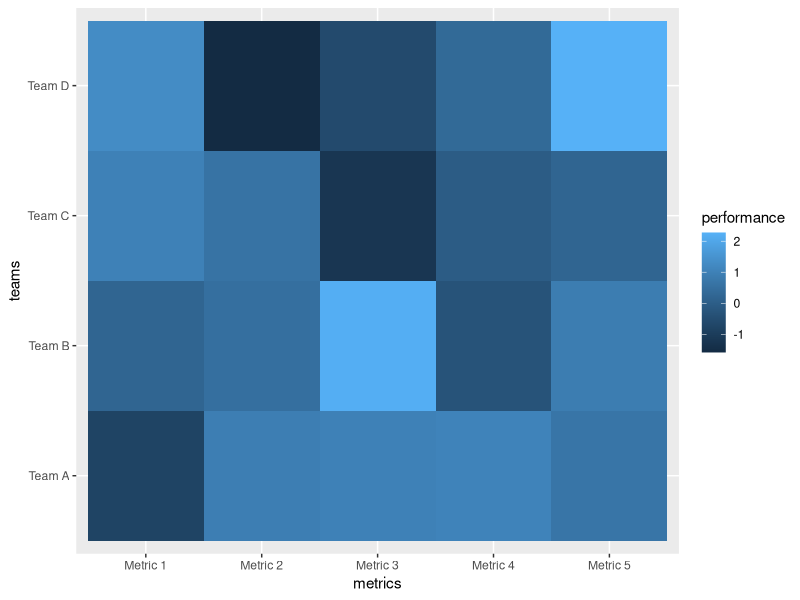

Recreate this plot in R.

#laddar ggplot2 
library(ggplot2)

# data frame
df.team_data <- expand.grid(teams = c("Team A", "Team B", "Team C", "Team D")
                            ,metrics = c("Metric 1", "Metric 2", "Metric 3", "Metric 4", "Metric 5")
)

# addera variabel: performance
set.seed(41)
df.team_data$performance <- rnorm(nrow(df.team_data))

#inspektera
head(df.team_data)


# PLOT: heatmap
# Jag kör på geom_tile()
# ggplot2 

ggplot(data = df.team_data, aes(x = metrics, y = teams)) +
  geom_tile(aes(fill = performance))
